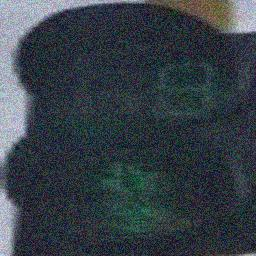
#> input picture src/Traffic_Signs_Model/split_dataset/test/images/20220513_123012_jpg_rf_a74e507f28b5a38b9aab0a981914a6dc_rain_noise.jpg, 256 x 256 px, found by its file name; its folder holds 4 pictures in this run
$ jupyter execute --allow-errors analisisYVisualizacionDeDataset.ipynb
#> lines starting #> are read from the running program, lines starting #| are printed output that depends on the picture
# Analizar y visualizar el dataset

[cell 1]
import os
import pandas as pd
import cv2
import seaborn as sns
import matplotlib.pyplot as plt

[cell 2]
images_folder = 'datasets/final_dataset_v1/images'
labels_folder = 'datasets/final_dataset_v1/labels'

[cell 3]
class_labels = ['stop', 'pedestrian_traffic_light_red', 'traffic_light_red', 'pedestrian_traffic_light_green', 'traffic_light_green', 'traffic_light_yellow']

[cell 4]
def read_label_file(label_file):
    with open(label_file, 'r') as f:
        lines = f.readlines()
    return [line.strip().split()[0] for line in lines]  # Devolver solo la clase

[cell 5]
image_sizes = []
class_counts = {}
objects_per_image = []

[cell 6]
for image_file in os.listdir(images_folder):
    # Cargar imagen y obtener sus dimensiones
    image_path = os.path.join(images_folder, image_file)
    img = cv2.imread(image_path)
#> img is the input picture: shape (256, 256, 3); mean B, G, R 70.3, 62.9, 53.9
    height, width, _ = img.shape
#> height = 256; width = 256
    image_sizes.append((width, height))

    # Procesar el archivo de etiquetas correspondiente
    label_file = os.path.join(labels_folder, image_file.replace('.jpg', '.txt'))
    if os.path.exists(label_file):
        labels = read_label_file(label_file)
        objects_per_image.append(len(labels))  # Contar objetos en la imagen

        for label in labels:
            if label in class_counts:
                class_counts[label] += 1
            else:
                class_counts[label] = 1

[cell 7]
df_image_sizes = pd.DataFrame(image_sizes, columns=['Ancho', 'Altura'])
df_objects_per_image = pd.DataFrame(objects_per_image, columns=['Objetos por imagen'])
df_class_counts = pd.DataFrame(list(class_counts.items()), columns=['Nombre de la clase', 'Conteo de ocurrencias'])

[cell 8]
# Visualización de la distribución de clases
plt.figure(figsize=(10,6))
sns.barplot(x='Nombre de la clase', y='Conteo de ocurrencias', data=df_class_counts)
plt.title('Distribución de clases en el conjunto de datos')
plt.xticks(rotation=45)
plt.show()

Podemos observar la distribución de clases dentro del conjunto de datos. Las clases que destacan por tener el mayor número de imágenes etiquetadas son "pedestrian_traffic_light_green" y "pedestrian_traffic_light_red", con más de 25,000 y 20,000 imágenes respectivamente. Estas clases representan las señales de semáforo peatonal en verde y en rojo. Por otro lado, las clases "traffic_light_red", "traffic_light_green", y "stop" tienen una cantidad considerablemente menor de ejemplos, aunque aún se encuentran bien representadas en el conjunto de datos. Finalmente, la clase con menor presencia es "traffic_light_yellow", que tiene menos de 5,000 imágenes etiquetadas, lo que podría indicar una menor frecuencia o relevancia de esta clase en el contexto del dataset.

Esta distribución sugiere un cierto desequilibrio entre las clases, lo cual es importante tener en cuenta para las fases de entrenamiento del modelo. Las clases más representadas pueden sesgar el rendimiento del modelo si no se implementan técnicas de balanceo o compensación para las clases con menos ejemplos. Por esto mismo haremos la fase de data augmentation unicamente a las clases que contienen pocos elementos para poder tener un set de datos bien distribuido.

[cell 9]
# Visualización de tamaños de imágenes
plt.figure(figsize=(10,6))
sns.histplot(df_image_sizes['Ancho'], kde=True, color='blue', label='Ancho en píxeles')
sns.histplot(df_image_sizes['Altura'], kde=True, color='red', label='Altura en píxeles')
plt.title('Distribución de tamaños de imágenes')
plt.legend()
plt.show()
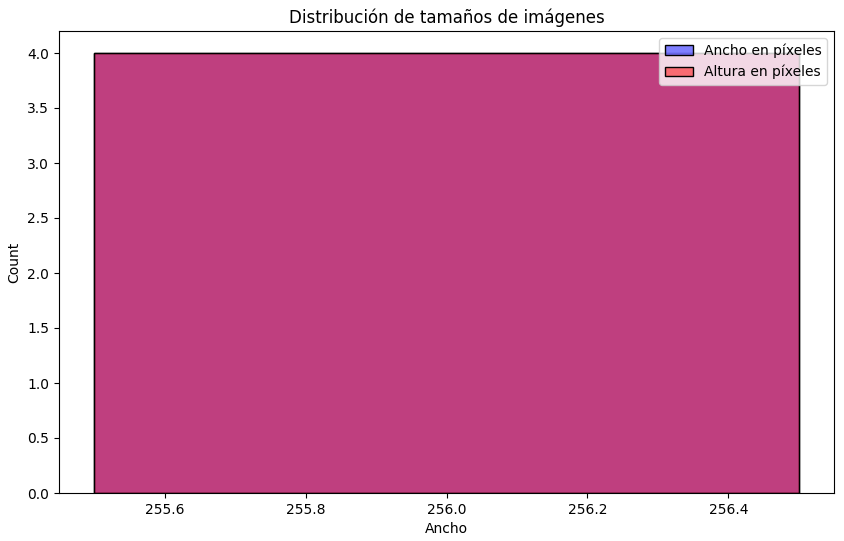
#> figure drawn by matplotlib, 1 panel

En el gráfico se muestra la distribución de tamaños de imágenes en términos de su ancho (Width) y alto (Height) dentro del conjunto de datos. La mayoría de las imágenes tienen dimensiones concentradas en un rango estrecho alrededor de los 256 píxeles, lo que indica que muchas de las imágenes fueron preprocesadas o redimensionadas para tener un tamaño uniforme. Se observan dos picos principales: uno en 256 píxeles y otro en torno a los 300 píxeles, lo que sugiere que el conjunto de datos contiene imágenes en dos tamaños predominantes. También se aprecia una cantidad significativa de imágenes más pequeñas, alrededor de los 200 píxeles. Este tipo de distribución es típico en datasets donde se ha realizado un preprocesamiento para estandarizar el tamaño de las imágenes, lo cual es fundamental para entrenar modelos de aprendizaje automático de manera eficiente.

[cell 10]
# Visualización del número de objetos por imagen
plt.figure(figsize=(10,6))
sns.histplot(df_objects_per_image['Objetos por imagen'], kde=True)
plt.title('Distribución de objetos por imagen')
plt.xlabel('Objetos por imagen')
plt.ylabel('Ocurrencias')
plt.show()

En el gráfico se muestra la **distribución de objetos por imagen** en el conjunto de datos. Lo que podemos observar es que casi todas las imágenes tienen **únicamente un objeto** etiquetado. Esto es indicado por el pico pronunciado en torno a **1 objeto por imagen**, lo cual significa que la gran mayoría de las imágenes contienen una única etiqueta. No hay variabilidad significativa en el número de objetos por imagen, lo que sugiere que este conjunto de datos está estructurado para identificar un solo elemento clave por imagen, lo que podría estar relacionado con la naturaleza de las señales de tránsito u otros elementos individuales capturados en las imágenes.

## Luego de hacer cambios en data augmentation

[cell 11]
image_sizes = []
class_counts = {}
objects_per_image = []

[cell 12]
images_folder = 'datasets/final_output_augmentation/images'
labels_folder = 'datasets/final_output_augmentation/labels'

[cell 13]
for image_file in os.listdir(images_folder):
    # Cargar imagen y obtener sus dimensiones
    image_path = os.path.join(images_folder, image_file)
    img = cv2.imread(image_path)
    height, width, _ = img.shape
    image_sizes.append((width, height))

    # Procesar el archivo de etiquetas correspondiente
    label_file = os.path.join(labels_folder, image_file.replace('.jpg', '.txt'))
    if os.path.exists(label_file):
        labels = read_label_file(label_file)
        objects_per_image.append(len(labels))  # Contar objetos en la imagen

        for label in labels:
            if label in class_counts:
                class_counts[label] += 1
            else:
                class_counts[label] = 1

[cell 14]
df_image_sizes = pd.DataFrame(image_sizes, columns=['Ancho', 'Altura'])
df_objects_per_image = pd.DataFrame(objects_per_image, columns=['Objetos por imagen'])
df_class_counts = pd.DataFrame(list(class_counts.items()), columns=['Nombre de la clase', 'Conteo de ocurrencias'])

[cell 15]
print(df_class_counts)

[cell 16]
plt.figure(figsize=(10,6))
bar_plot = sns.barplot(x='Nombre de la clase', y='Conteo de ocurrencias', data=df_class_counts)
plt.title('Distribución de clases en el conjunto de datos')
plt.xticks(rotation=45)

# Agregar etiquetas a las barras
for index, row in df_class_counts.iterrows():
    bar_plot.text(index, row['Conteo de ocurrencias'], row['Conteo de ocurrencias'], color='black', ha="center")

plt.show()

El gráfico muestra la distribución de clases en el conjunto de datos después de la aplicación de un proceso de data augmentation específico, diseñado para equilibrar la cantidad de imágenes en cada clase. Podemos observar que las clases como pedestrian_traffic_light_green y pedestrian_traffic_light_red tienen la mayor representación, con más de 11,000 imágenes cada una. La clase traffic_light_green también está bien representada con más de 6,500 imágenes, mientras que las clases traffic_light_red y traffic_light_yellow, que inicialmente tenían una menor representación, se han visto ligeramente aumentadas, alcanzando cerca de 1,950 imágenes cada una.

Este resultado refleja el enfoque en aplicar técnicas de augmentación, especialmente en las clases menos representadas, como traffic_light_yellow, con el fin de reducir el desbalance entre las distintas clases, asegurando que el modelo pueda ser entrenado de manera más equitativa y evitando el sesgo hacia las clases con mayor número de ejemplos originales.

Por lo consiguiente estaremos realizando submuestreo de las demas clases con la intencion de igualar la cantidad de datos que tenemos para el proceso de entrenamiento de nuestro modelo.

### Undersampling

[cell 17]
import random
import shutil

[cell 18]
images_folder = 'datasets/final_output_augmentation/images'
labels_folder = 'datasets/final_output_augmentation/labels'

undersampled_images_folder = 'datasets/undersampled_final_output_augmentation/images'
undersampled_labels_folder = 'datasets/undersampled_final_output_augmentation/labels'

[cell 19]
if not os.path.exists(undersampled_images_folder):
    os.makedirs(undersampled_images_folder)

if not os.path.exists(undersampled_labels_folder):
    os.makedirs(undersampled_labels_folder)

[cell 20]
image_sizes = []
class_counts = {}
objects_per_image = []

[cell 21]
def undersample_dataset(images_folder, labels_folder):
    # Leer las etiquetas para obtener las clases
    class_images = {}

    for label_file in os.listdir(labels_folder):
        if label_file.endswith('.txt'):
            label_path = os.path.join(labels_folder, label_file)
            with open(label_path, 'r') as f:
                label_data = f.readlines()
                class_name = label_data[0].split()[0]  # Asumimos que la clase está en la primera línea y primera columna

            # Añadir las imágenes a su clase correspondiente
            image_name = label_file.replace('.txt', '.jpg')
            image_path = os.path.join(images_folder, image_name)
            if os.path.exists(image_path):
                if class_name not in class_images:
                    class_images[class_name] = []
                class_images[class_name].append((image_path, label_path))

    # Encontrar la clase con la menor cantidad de imágenes
    min_class_count = min([len(image_label_list) for image_label_list in class_images.values()])
    print(f"Cantidad mínima de imágenes por clase: {min_class_count}")

    # Submuestrear todas las clases a la cantidad mínima
    for class_name, image_label_list in class_images.items():
        if len(image_label_list) > min_class_count:
            # Submuestrear a la cantidad mínima aleatoriamente
            image_label_list = random.sample(image_label_list, min_class_count)

        # Copiar las imágenes y etiquetas submuestreadas a las carpetas de destino
        for image_path, label_path in image_label_list:
            shutil.copy(image_path, os.path.join(undersampled_images_folder, os.path.basename(image_path)))
            shutil.copy(label_path, os.path.join(undersampled_labels_folder, os.path.basename(label_path)))

    final_image_count = len(os.listdir(undersampled_images_folder))
    print(f"Cantidad final de imágenes submuestreadas: {final_image_count}")

#> (a cell that did not finish here is left out)

[cell 23]
for image_file in os.listdir(undersampled_images_folder):
    # Cargar imagen y obtener sus dimensiones
    image_path = os.path.join(images_folder, image_file)
    img = cv2.imread(image_path)
    height, width, _ = img.shape
    image_sizes.append((width, height))

    # Procesar el archivo de etiquetas correspondiente
    label_file = os.path.join(labels_folder, image_file.replace('.jpg', '.txt'))
    if os.path.exists(label_file):
        labels = read_label_file(label_file)
        objects_per_image.append(len(labels))  # Contar objetos en la imagen

        for label in labels:
            if label in class_counts:
                class_counts[label] += 1
            else:
                class_counts[label] = 1

[cell 24]
df_image_sizes = pd.DataFrame(image_sizes, columns=['Ancho', 'Altura'])
df_objects_per_image = pd.DataFrame(objects_per_image, columns=['Objetos por imagen'])
df_class_counts = pd.DataFrame(list(class_counts.items()), columns=['Nombre de la clase', 'Conteo de ocurrencias'])

[cell 25]
print(df_class_counts)

[cell 26]
plt.figure(figsize=(10,6))
bar_plot = sns.barplot(x='Nombre de la clase', y='Conteo de ocurrencias', data=df_class_counts)
plt.title('Distribución de clases en el conjunto de datos')
plt.xticks(rotation=45)

# Agregar etiquetas a las barras
for index, row in df_class_counts.iterrows():
    bar_plot.text(index, row['Conteo de ocurrencias'], row['Conteo de ocurrencias'], color='black', ha="center")

plt.show()
